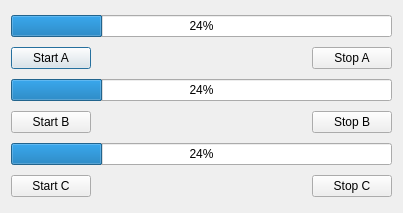
<?xml version="1.0" encoding="UTF-8"?>
<ui version="4.0">
 <class>DialogThread</class>
 <widget class="QDialog" name="DialogThread">
  <property name="geometry">
   <rect>
    <x>0</x>
    <y>0</y>
    <width>403</width>
    <height>213</height>
   </rect>
  </property>
  <property name="windowTitle">
   <string>DialogThread</string>
  </property>
  <layout class="QGridLayout" name="gridLayout">
   <item row="0" column="0" colspan="3">
    <widget class="QProgressBar" name="progressBarA">
     <property name="minimumSize">
      <size>
       <width>381</width>
       <height>0</height>
      </size>
     </property>
     <property name="value">
      <number>24</number>
     </property>
    </widget>
   </item>
   <item row="1" column="0">
    <widget class="QPushButton" name="pushButtonStartA">
     <property name="maximumSize">
      <size>
       <width>93</width>
       <height>16777215</height>
      </size>
     </property>
     <property name="text">
      <string>Start A</string>
     </property>
    </widget>
   </item>
   <item row="1" column="1">
    <spacer name="horizontalSpacer_3">
     <property name="orientation">
      <enum>Qt::Horizontal</enum>
     </property>
     <property name="sizeHint" stdset="0">
      <size>
       <width>178</width>
       <height>20</height>
      </size>
     </property>
    </spacer>
   </item>
   <item row="1" column="2">
    <widget class="QPushButton" name="pushButtonStopA">
     <property name="maximumSize">
      <size>
       <width>93</width>
       <height>16777215</height>
      </size>
     </property>
     <property name="text">
      <string>Stop A</string>
     </property>
    </widget>
   </item>
   <item row="2" column="0" colspan="3">
    <widget class="QProgressBar" name="progressBarB">
     <property name="minimumSize">
      <size>
       <width>371</width>
       <height>0</height>
      </size>
     </property>
     <property name="value">
      <number>24</number>
     </property>
    </widget>
   </item>
   <item row="3" column="0">
    <widget class="QPushButton" name="pushButtonStartB">
     <property name="maximumSize">
      <size>
       <width>93</width>
       <height>16777215</height>
      </size>
     </property>
     <property name="text">
      <string>Start B</string>
     </property>
    </widget>
   </item>
   <item row="3" column="1">
    <spacer name="horizontalSpacer_2">
     <property name="orientation">
      <enum>Qt::Horizontal</enum>
     </property>
     <property name="sizeHint" stdset="0">
      <size>
       <width>178</width>
       <height>20</height>
      </size>
     </property>
    </spacer>
   </item>
   <item row="3" column="2">
    <widget class="QPushButton" name="pushButtonStopB">
     <property name="maximumSize">
      <size>
       <width>93</width>
       <height>16777215</height>
      </size>
     </property>
     <property name="text">
      <string>Stop B</string>
     </property>
    </widget>
   </item>
   <item row="4" column="0" colspan="3">
    <widget class="QProgressBar" name="progressBarC">
     <property name="minimumSize">
      <size>
       <width>371</width>
       <height>0</height>
      </size>
     </property>
     <property name="value">
      <number>24</number>
     </property>
    </widget>
   </item>
   <item row="5" column="0">
    <widget class="QPushButton" name="pushButtonStartC">
     <property name="maximumSize">
      <size>
       <width>93</width>
       <height>16777215</height>
      </size>
     </property>
     <property name="text">
      <string>Start C</string>
     </property>
    </widget>
   </item>
   <item row="5" column="1">
    <spacer name="horizontalSpacer">
     <property name="orientation">
      <enum>Qt::Horizontal</enum>
     </property>
     <property name="sizeHint" stdset="0">
      <size>
       <width>178</width>
       <height>20</height>
      </size>
     </property>
    </spacer>
   </item>
   <item row="5" column="2">
    <widget class="QPushButton" name="pushButtonStopC">
     <property name="maximumSize">
      <size>
       <width>93</width>
       <height>16777215</height>
      </size>
     </property>
     <property name="text">
      <string>Stop C</string>
     </property>
    </widget>
   </item>
  </layout>
 </widget>
 <resources/>
 <connections/>
</ui>
